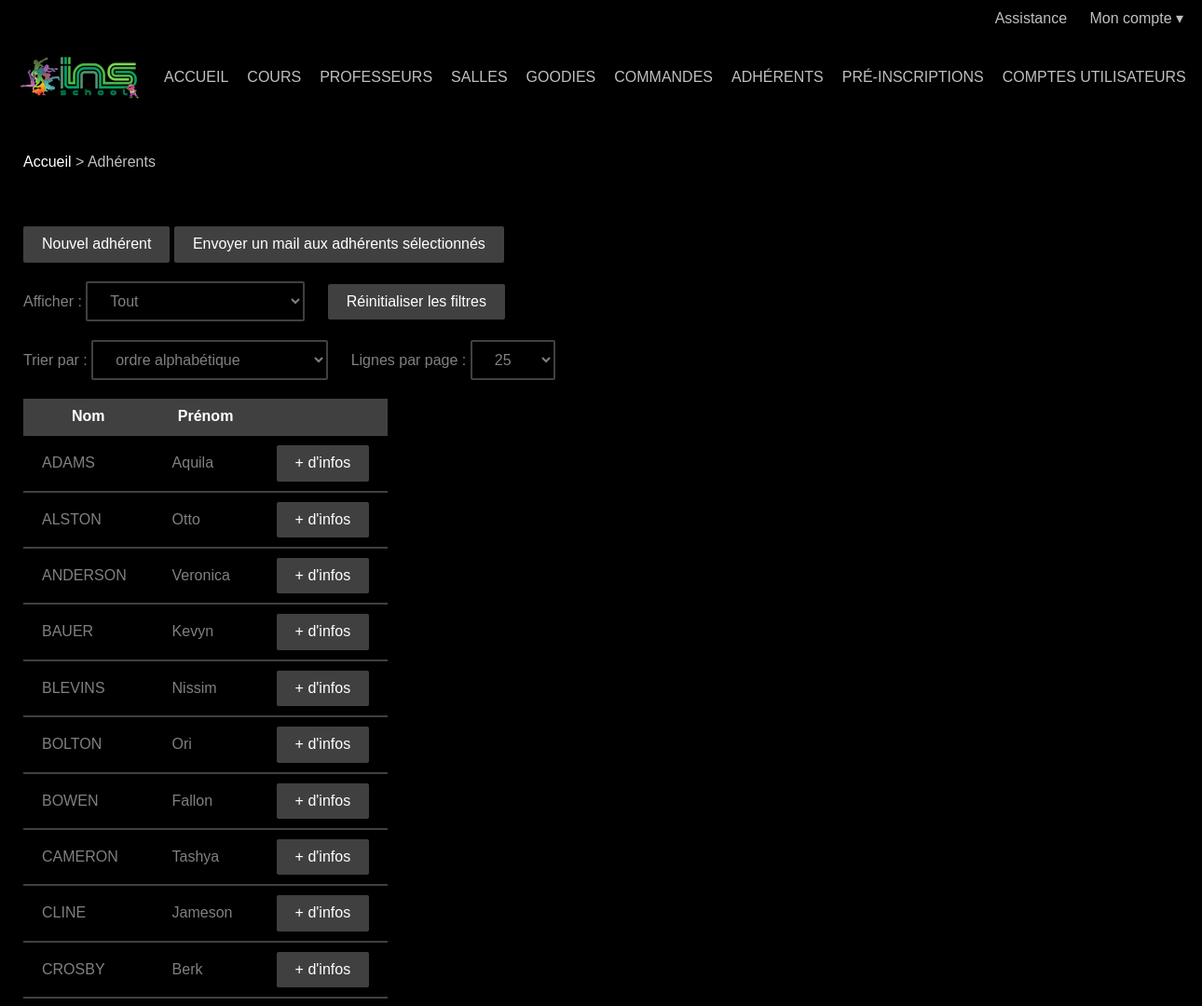
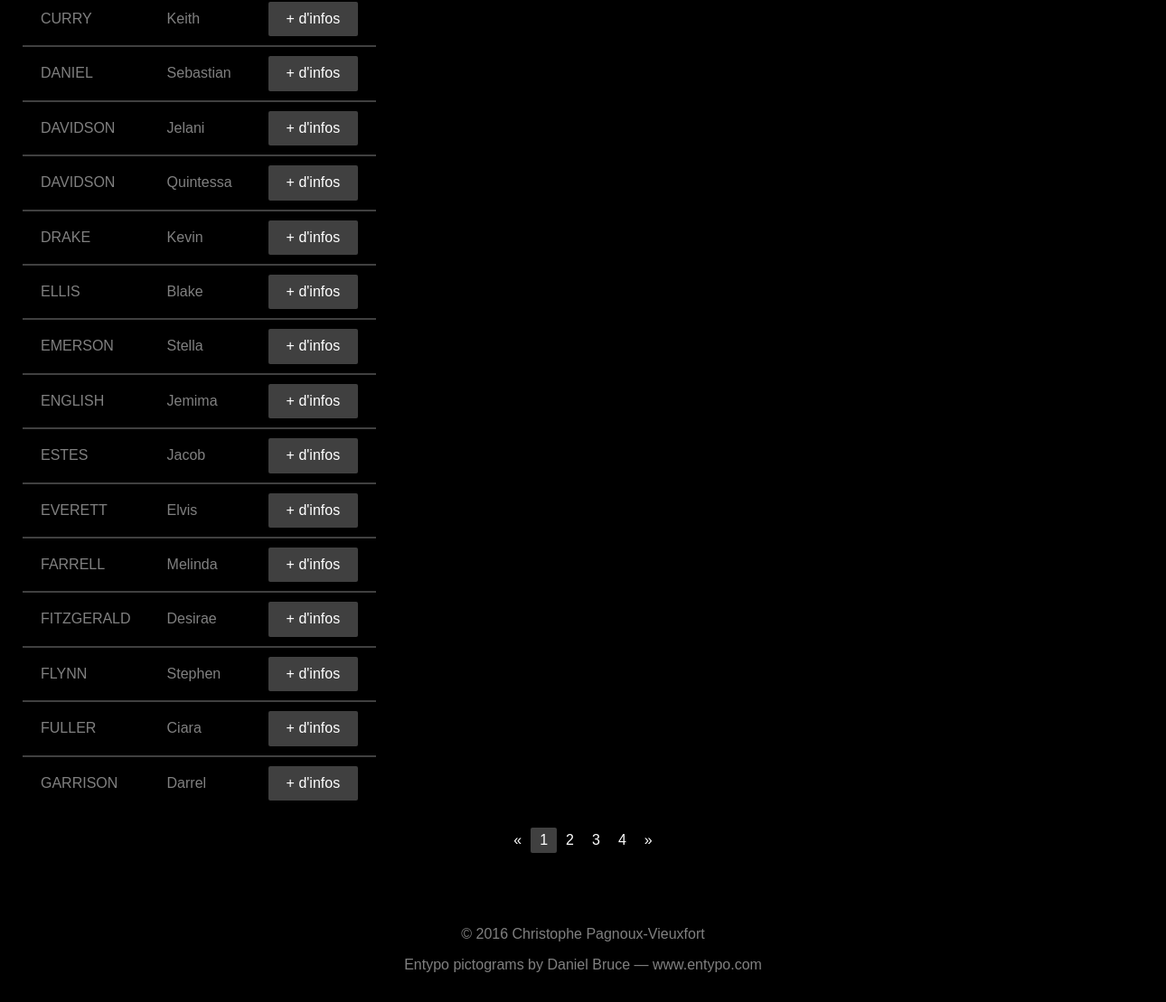
The app's page /overview.php?table=member (signed in) with its own data (2 pictures, top to bottom).
### tables this page shows
CREATE TABLE `member` (
  `member_id` smallint(5) UNSIGNED NOT NULL,
  `first_name` varchar(50) NOT NULL,
  `last_name` varchar(50) NOT NULL,
  `birth_date` date NOT NULL,
  `address` varchar(255) NOT NULL,
  `postal_code` char(5) NOT NULL,
  `city` varchar(50) NOT NULL,
  `cellphone` char(14) DEFAULT NULL,
  `cellphone_father` char(14) DEFAULT NULL,
  `cellphone_mother` char(14) DEFAULT NULL,
  `phone` char(14) DEFAULT NULL,
  `email` varchar(100) DEFAULT NULL,
  `means_of_knowledge` enum('POSTER_FLYER','INTERNET','WORD_OF_MOUTH','ADVERTISING_PANEL') NOT NULL,
  `volunteer` tinyint(1) NOT NULL DEFAULT '0',
  `creation_date` datetime NOT NULL
);

### views/table_member.html.php (the view, shortened to what this page needs)
<ol class="breadcrumb">
  <li><?php link_home() ?></li>
  <li>Adhérents</li>
</ol>
<div class="container">
  <ul class="action-links">
    <li><?php link_add_entity($table) ?></li>
    <li><?php link_send_mail_to_multiple_recipients($table) ?></li>
  </ul>
  <?php if (mysqli_num_rows($result) != 0): ?>
    <?php table_filter_member() ?>
    <table>
      <tr>
        <th>Nom</th>
        <th>Prénom</th>
        <th></th>
      </tr>
      <?php while ($row = mysqli_fetch_assoc($result)): ?>
        <?php $row = html_encode_strings($row) ?>
        <tr>
          <td><?php echo strtoupper($row['last_name']) ?></td>
          <td><?php echo $row['first_name'] ?></td>
          <td><?php link_entity('member', $row['member_id']) ?></td>
        </tr>
      <?php endwhile ?>
    </table>
    <?php table_pagination($table, $page, $filter) ?>
  <?php elseif (row_count($table) != 0): ?>
    <?php table_filter_member() ?>
  <?php else: ?>
    <p>Aucun adhérent</p>
  <?php endif ?>
</div>

### src/util.php (shortened to what this page needs)
<?php
require_once 'src/table.php';
function link_home()
{
	echo '<a href="index.php">Accueil</a>';
}
function link_table($table)
{
	$label = '';
	switch ($table) {
	case 'goody':
		$label = 'Goodies';
		break;
	case 'lesson':
		$label = 'Cours';
		break;
	case 'member':
		$label = 'Adhérents';
		break;
	case 'order':
		$label = 'Commandes';
		break;
	case 'pre_registration':
		$label = 'Pré-inscriptions';
		break;
	case 'room':
		$label = 'Salles';
		break;
	case 'teacher':
		$label = 'Professeurs';
		break;
	case 'user':
		$label = 'Comptes utilisateurs';
		break;
	}
	echo '<a href="overview.php?table=' . $table . '">' . $label . '</a>';
}
function link_reset_filters($table)
{
	echo '<a class="button" href="overview.php?action=reset_filters&amp;' .
	     'table=' . $table . '">Réinitialiser les filtres</a>';
}
function link_next($table, $page)
{
	echo '<a href="overview.php?table=' . $table . '&amp;page=' . $page .
	     '">&raquo;</a>';
}
function link_page($table, $page)
{
	if ($page == 1)
		echo '<a href="overview.php?table=' . $table . '">' . $page .
		     '</a>';
	else
		echo '<a href="overview.php?table=' . $table . '&amp;page=' .
		     $page . '">' . $page . '</a>';
}
function link_entity($table, $id, $label = null)
{
	if (isset($label))
		echo '<a href="entity.php?table=' . $table . '&amp;id=' . $id .
		     '">' . $label . '</a>';
	else
		echo '<a class="button" href="entity.php?table=' . $table .
		     '&amp;id=' . $id . '">+ d\'infos</a>';
}
function link_add_entity($table, $id = null)
{
	$label = '';
	switch ($table) {
	case 'member':
		$label = 'Nouvel adhérent';
		break;
	}
	if (isset($id))
		echo '<a class="button" href="entity.php?action=add&amp;' .
		     'table=' . $table . '&amp;id=' . $id . '">' . $label .
		     '</a>';
	else
		echo '<a class="button" href="entity.php?action=add&amp;' .
		     'table=' . $table . '">' . $label . '</a>';
}
function link_send_mail_to_multiple_recipients($table)
{
	$filter = select_filter($table);
	$link = connect_database();
	$query = 'SELECT email FROM `' . $table . '`' . $filter;
	if (!$result = mysqli_query($link, $query)) {
		sql_error($link, $query);
		exit;
	}
	$to = '';
	while ($row = mysqli_fetch_assoc($result)) {
		if ($row['email'] != '') {
			if ($to != '')
				$to .= ',';
			$to .= $row['email'];
		}
	}
	$to = htmlspecialchars(urlencode($to));
	$label = '';
	switch ($table) {
	case 'member':
		$label = 'Envoyer un mail aux adhérents sélectionnés';
		break;
	}
	echo '<a class="button" href="mailto:' . $to . '" target="_blank">' .
	     $label . '</a>';
}
function link_send_ticket()
{
	echo '<a href="send_ticket.php">Assistance</a>';
}
function html_encode_strings($array)
{
	return $array;
}
function row_count($table, $filter = '')
{
	$link = connect_database();
	$query = 'SELECT COUNT(*) FROM `' . $table . '`' . $filter;
	if (!$result = mysqli_query($link, $query)) {
		sql_error($link, $query);
		exit;
	}
	$row = mysqli_fetch_row($result);
	return $row[0];
}

### public/css/main.css (style rules this page uses)
body { background-attachment: fixed; background-color: #000000; background-image: url('../img/background.jpg'); background-position: center top; color: #808080; }
a { color: #ffffff; text-decoration: none; }
input[type=submit], .button { background-color: #404040; border: none; border-radius: 2px; color: #ffffff; display: inline-block; }
input[type=submit], .button { padding: 10px 20px; }
table { border-collapse: collapse; }
th, td { border-bottom: 2px solid #404040; padding: 10px 20px; }
th { background-color: #404040; color: #ffffff; }
tr:last-child td { border-bottom: none; }
.dropdown-menu, .navbar ul, .breadcrumb, .pagination ul, .action-links { margin: 0; padding: 0; }
.navbar, .breadcrumb, .container, .super-container, .footer-container { box-sizing: border-box; margin: auto; width: 1280px; }
.navbar li a { display: inline-block; float: left; padding: 0 10px; }
.utility-bar a, .dropdown-toggle, .navbar li a { color: #c0c0c0; }
.breadcrumb { color: #c0c0c0; margin-bottom: 20px; padding: 0 20px; }
.breadcrumb li { display: inline; }
.breadcrumb li::before { content: '> '; }
.breadcrumb li:first-child::before { content: none; }
.container { background-color: #000000; margin-bottom: 20px; padding: 20px; }
.pagination li a, .pagination li .active, .pagination li .disabled { border-radius: 2px; color: #ffffff; display: inline-block; float: left; padding: 5px 10px; }
.action-links { margin-bottom: 20px; margin-top: 20px; }
.action-links li { display: inline; }

### public/css/footer.css (style rules this page uses)
html { min-height: 100%; position: relative; }
body { margin-bottom: 140px; }

### records on screen
member: last_name "ADAMS", first_name "Aquila"
member: last_name "ALSTON", first_name "Otto"
member: last_name "ANDERSON", first_name "Veronica"
member: last_name "BAUER", first_name "Kevyn"
member: last_name "BLEVINS", first_name "Nissim"
member: last_name "BOLTON", first_name "Ori"
member: last_name "BOWEN", first_name "Fallon"
member: last_name "CAMERON", first_name "Tashya"
member: last_name "CLINE", first_name "Jameson"
member: last_name "CROSBY", first_name "Berk"
member: last_name "CURRY", first_name "Keith"
member: last_name "DANIEL", first_name "Sebastian"
member: last_name "DAVIDSON", first_name "Jelani"
member: last_name "DAVIDSON", first_name "Quintessa"
member: last_name "DRAKE", first_name "Kevin"
member: last_name "ELLIS", first_name "Blake"
member: last_name "EMERSON", first_name "Stella"
member: last_name "ENGLISH", first_name "Jemima"
member: last_name "ESTES", first_name "Jacob"
member: last_name "EVERETT", first_name "Elvis"
member: last_name "FARRELL", first_name "Melinda"
member: last_name "FITZGERALD", first_name "Desirae"
member: last_name "FLYNN", first_name "Stephen"
member: last_name "FULLER", first_name "Ciara"
member: last_name "GARRISON", first_name "Darrel"

### other values on screen
$label "COURS PROFESSEURS SALLES GOODIES COMMANDES ADHÉRENTS PRÉ-INSCRIPTIONS COMPTES UTILISATEURS"
$label "Nouvel adhérent"
$label "Envoyer un mail aux adhérents sélectionnés"
$page "1"
$page "2"
$page "3"
$page "4"
